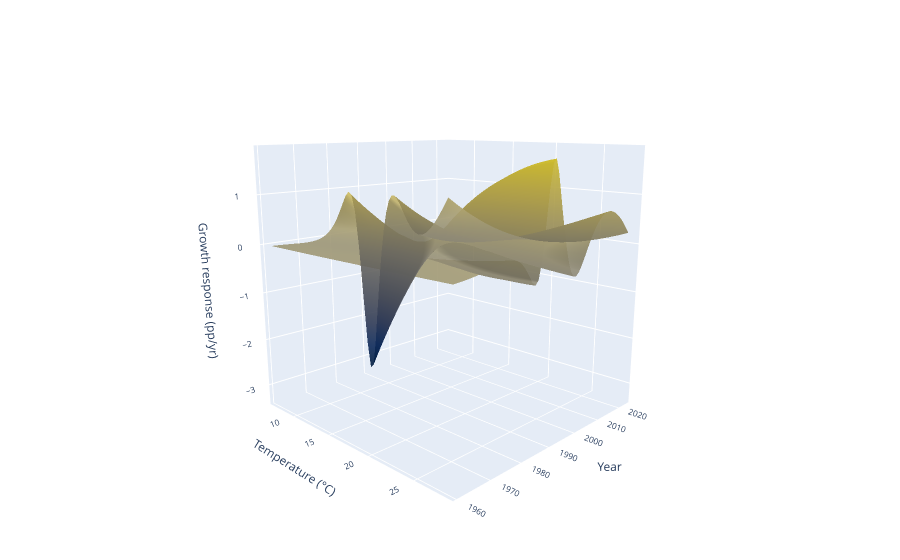

The cell this chart's notebook holds for it:
### Markdown cell above
## 4. Data visualization

Temperature on the x axis, **years on the y axis**, growth response on z.

### Code cell
YY = np.tile(years, (len(Tg), 1))
TTg = np.tile(Tg[:, None], (1, n_periods))

fig = go.Figure(data=[go.Surface(
    x=TTg, y=YY, z=G,
    colorscale="Cividis", opacity=0.9, showscale=False,
    name=f"Model {top_models[0]}")])

fig.update_layout(
    autosize=True,
    margin=dict(l=0, r=0, b=0, t=0),
    scene=dict(
        xaxis_title="Temperature (°C)",
        yaxis_title="Year",
        zaxis=dict(title=dict(text="Growth response (pp/yr)")),
        camera=dict(eye=dict(x=1.738, y=-1.780, z=0.589)),
    ),
    font=dict(size=10),
)
fig.show()

### Figure 1 — Plotly figure (JSON) as saved in the notebook; plotly's stock layout.template omitted (floating-point values rounded to 4 significant figures; data arrays with more than 128 entries replaced by an {"elided": "..."} marker saying what was removed)
{"data": [{"colorscale": [[0, "#00224e"], [0.1111, "#123570"], [0.2222, "#3b496c"], [0.3333, "#575d6d"], [0.4444, "#707173"], [0.5556, "#8a8678"], [0.6667, "#a59c74"], [0.7778, "#c3b369"], [0.8889, "#e1cc55"], [1, "#fee838"]], "name": "Model (2, 2, 2)", "opacity": 0.9, "showscale": false, "type": "surface", "x": {"elided": "120x63 float values"}, "y": {"elided": "120x63 int values"}, "z": {"elided": "120x63 float values"}}], "layout": {"autosize": true, "font": {"size": 10}, "margin": {"b": 0, "l": 0, "r": 0, "t": 0}, "scene": {"camera": {"eye": {"x": 1.738, "y": -1.78, "z": 0.589}}, "xaxis": {"title": {"text": "Temperature (°C)"}}, "yaxis": {"title": {"text": "Year"}}, "zaxis": {"title": {"text": "Growth response (pp/yr)"}}}}}
